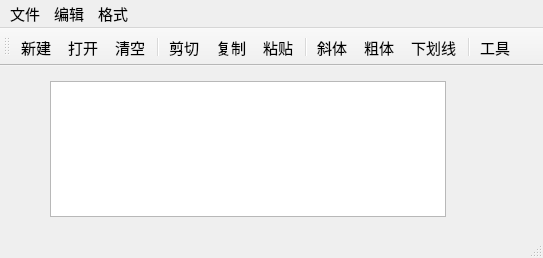
<?xml version="1.0" encoding="UTF-8"?>
<ui version="4.0">
 <class>QWMainWind</class>
 <widget class="QMainWindow" name="QWMainWind">
  <property name="geometry">
   <rect>
    <x>0</x>
    <y>0</y>
    <width>543</width>
    <height>258</height>
   </rect>
  </property>
  <property name="font">
   <font>
    <pointsize>11</pointsize>
   </font>
  </property>
  <property name="windowTitle">
   <string>QWMainWind</string>
  </property>
  <widget class="QWidget" name="centralWidget">
   <widget class="QTextEdit" name="txtEdit">
    <property name="geometry">
     <rect>
      <x>50</x>
      <y>15</y>
      <width>396</width>
      <height>136</height>
     </rect>
    </property>
    <property name="font">
     <font>
      <pointsize>16</pointsize>
     </font>
    </property>
   </widget>
  </widget>
  <widget class="QMenuBar" name="menuBar">
   <property name="geometry">
    <rect>
     <x>0</x>
     <y>0</y>
     <width>543</width>
     <height>20</height>
    </rect>
   </property>
   <widget class="QMenu" name="menu">
    <property name="title">
     <string>文件</string>
    </property>
    <addaction name="actNew"/>
    <addaction name="actOpen"/>
    <addaction name="separator"/>
    <addaction name="actClose"/>
   </widget>
   <widget class="QMenu" name="menu_2">
    <property name="title">
     <string>编辑</string>
    </property>
    <addaction name="actCut"/>
    <addaction name="actCopy"/>
    <addaction name="actPaste"/>
    <addaction name="separator"/>
    <addaction name="actClear"/>
    <addaction name="actAbout"/>
   </widget>
   <widget class="QMenu" name="menu_3">
    <property name="title">
     <string>格式</string>
    </property>
    <addaction name="actFontBold"/>
    <addaction name="actFontItalic"/>
    <addaction name="actFontUnder"/>
    <addaction name="separator"/>
    <addaction name="actToolbarLab"/>
   </widget>
   <addaction name="menu"/>
   <addaction name="menu_2"/>
   <addaction name="menu_3"/>
  </widget>
  <widget class="QToolBar" name="mainToolBar">
   <property name="toolButtonStyle">
    <enum>Qt::ToolButtonStyle::ToolButtonTextUnderIcon</enum>
   </property>
   <attribute name="toolBarArea">
    <enum>TopToolBarArea</enum>
   </attribute>
   <attribute name="toolBarBreak">
    <bool>false</bool>
   </attribute>
   <addaction name="actNew"/>
   <addaction name="actOpen"/>
   <addaction name="actClear"/>
   <addaction name="separator"/>
   <addaction name="actCut"/>
   <addaction name="actCopy"/>
   <addaction name="actPaste"/>
   <addaction name="separator"/>
   <addaction name="actFontItalic"/>
   <addaction name="actFontBold"/>
   <addaction name="actFontUnder"/>
   <addaction name="separator"/>
   <addaction name="actAbout"/>
  </widget>
  <widget class="QStatusBar" name="statusBar"/>
  <action name="actCut">
   <property name="icon">
    <iconset resource="res.qrc">
     <normaloff>:/images/images/cut.bmp</normaloff>:/images/images/cut.bmp</iconset>
   </property>
   <property name="text">
    <string>剪切</string>
   </property>
   <property name="toolTip">
    <string>剪切</string>
   </property>
   <property name="shortcut">
    <string>Ctrl+X</string>
   </property>
  </action>
  <action name="actCopy">
   <property name="icon">
    <iconset resource="res.qrc">
     <normaloff>:/images/images/120.bmp</normaloff>:/images/images/120.bmp</iconset>
   </property>
   <property name="text">
    <string>复制</string>
   </property>
   <property name="toolTip">
    <string>复制</string>
   </property>
   <property name="shortcut">
    <string>Ctrl+C</string>
   </property>
  </action>
  <action name="actPaste">
   <property name="icon">
    <iconset resource="res.qrc">
     <normaloff>:/images/images/paste.bmp</normaloff>:/images/images/paste.bmp</iconset>
   </property>
   <property name="text">
    <string>粘贴</string>
   </property>
   <property name="toolTip">
    <string>粘贴</string>
   </property>
   <property name="shortcut">
    <string>Ctrl+V</string>
   </property>
  </action>
  <action name="actFontBold">
   <property name="checkable">
    <bool>true</bool>
   </property>
   <property name="icon">
    <iconset resource="res.qrc">
     <normaloff>:/images/images/BLD.BMP</normaloff>:/images/images/BLD.BMP</iconset>
   </property>
   <property name="text">
    <string>粗体</string>
   </property>
   <property name="toolTip">
    <string>粗体</string>
   </property>
  </action>
  <action name="actFontItalic">
   <property name="checkable">
    <bool>true</bool>
   </property>
   <property name="icon">
    <iconset resource="res.qrc">
     <normaloff>:/images/images/ITL.BMP</normaloff>:/images/images/ITL.BMP</iconset>
   </property>
   <property name="text">
    <string>斜体</string>
   </property>
   <property name="toolTip">
    <string>斜体</string>
   </property>
  </action>
  <action name="actFontUnder">
   <property name="checkable">
    <bool>true</bool>
   </property>
   <property name="icon">
    <iconset resource="res.qrc">
     <normaloff>:/images/images/WORDUNDR.BMP</normaloff>:/images/images/WORDUNDR.BMP</iconset>
   </property>
   <property name="text">
    <string>下划线</string>
   </property>
   <property name="toolTip">
    <string>下划线</string>
   </property>
  </action>
  <action name="actClose">
   <property name="icon">
    <iconset resource="res.qrc">
     <normaloff>:/images/images/exit.bmp</normaloff>:/images/images/exit.bmp</iconset>
   </property>
   <property name="text">
    <string>退出</string>
   </property>
   <property name="toolTip">
    <string>退出</string>
   </property>
  </action>
  <action name="actOpen">
   <property name="icon">
    <iconset resource="res.qrc">
     <normaloff>:/images/images/open3.bmp</normaloff>:/images/images/open3.bmp</iconset>
   </property>
   <property name="text">
    <string>打开...</string>
   </property>
   <property name="toolTip">
    <string>打开文件</string>
   </property>
   <property name="shortcut">
    <string>Ctrl+O</string>
   </property>
  </action>
  <action name="actClear">
   <property name="icon">
    <iconset resource="res.qrc">
     <normaloff>:/images/images/103.bmp</normaloff>:/images/images/103.bmp</iconset>
   </property>
   <property name="text">
    <string>清空</string>
   </property>
   <property name="toolTip">
    <string>清空内容</string>
   </property>
  </action>
  <action name="actFont">
   <property name="icon">
    <iconset resource="res.qrc">
     <normaloff>:/images/images/20.ico</normaloff>:/images/images/20.ico</iconset>
   </property>
   <property name="text">
    <string>字体...</string>
   </property>
   <property name="toolTip">
    <string>字体设置</string>
   </property>
  </action>
  <action name="actNew">
   <property name="icon">
    <iconset resource="res.qrc">
     <normaloff>:/images/images/new2.bmp</normaloff>:/images/images/new2.bmp</iconset>
   </property>
   <property name="text">
    <string>新建</string>
   </property>
   <property name="shortcut">
    <string>Ctrl+N</string>
   </property>
  </action>
  <action name="actToolbarLab">
   <property name="checkable">
    <bool>true</bool>
   </property>
   <property name="checked">
    <bool>true</bool>
   </property>
   <property name="text">
    <string>显示工具栏文字标签</string>
   </property>
   <property name="menuRole">
    <enum>QAction::MenuRole::TextHeuristicRole</enum>
   </property>
  </action>
  <action name="actAbout">
   <property name="icon">
    <iconset resource="res.qrc">
     <normaloff>:/images/images/20.ico</normaloff>:/images/images/20.ico</iconset>
   </property>
   <property name="text">
    <string>工具</string>
   </property>
   <property name="toolTip">
    <string>工具</string>
   </property>
   <property name="menuRole">
    <enum>QAction::MenuRole::NoRole</enum>
   </property>
  </action>
 </widget>
 <layoutdefault spacing="6" margin="11"/>
 <resources>
  <include location="res.qrc"/>
 </resources>
 <connections>
  <connection>
   <sender>actClose</sender>
   <signal>triggered()</signal>
   <receiver>QWMainWind</receiver>
   <slot>close()</slot>
   <hints>
    <hint type="sourcelabel">
     <x>-1</x>
     <y>-1</y>
    </hint>
    <hint type="destinationlabel">
     <x>422</x>
     <y>254</y>
    </hint>
   </hints>
  </connection>
  <connection>
   <sender>actClear</sender>
   <signal>triggered()</signal>
   <receiver>txtEdit</receiver>
   <slot>clear()</slot>
   <hints>
    <hint type="sourcelabel">
     <x>-1</x>
     <y>-1</y>
    </hint>
    <hint type="destinationlabel">
     <x>260</x>
     <y>256</y>
    </hint>
   </hints>
  </connection>
  <connection>
   <sender>actCut</sender>
   <signal>triggered()</signal>
   <receiver>txtEdit</receiver>
   <slot>cut()</slot>
   <hints>
    <hint type="sourcelabel">
     <x>-1</x>
     <y>-1</y>
    </hint>
    <hint type="destinationlabel">
     <x>260</x>
     <y>256</y>
    </hint>
   </hints>
  </connection>
  <connection>
   <sender>actCopy</sender>
   <signal>triggered()</signal>
   <receiver>txtEdit</receiver>
   <slot>copy()</slot>
   <hints>
    <hint type="sourcelabel">
     <x>-1</x>
     <y>-1</y>
    </hint>
    <hint type="destinationlabel">
     <x>260</x>
     <y>256</y>
    </hint>
   </hints>
  </connection>
  <connection>
   <sender>actPaste</sender>
   <signal>triggered()</signal>
   <receiver>txtEdit</receiver>
   <slot>paste()</slot>
   <hints>
    <hint type="sourcelabel">
     <x>-1</x>
     <y>-1</y>
    </hint>
    <hint type="destinationlabel">
     <x>260</x>
     <y>256</y>
    </hint>
   </hints>
  </connection>
 </connections>
</ui>
